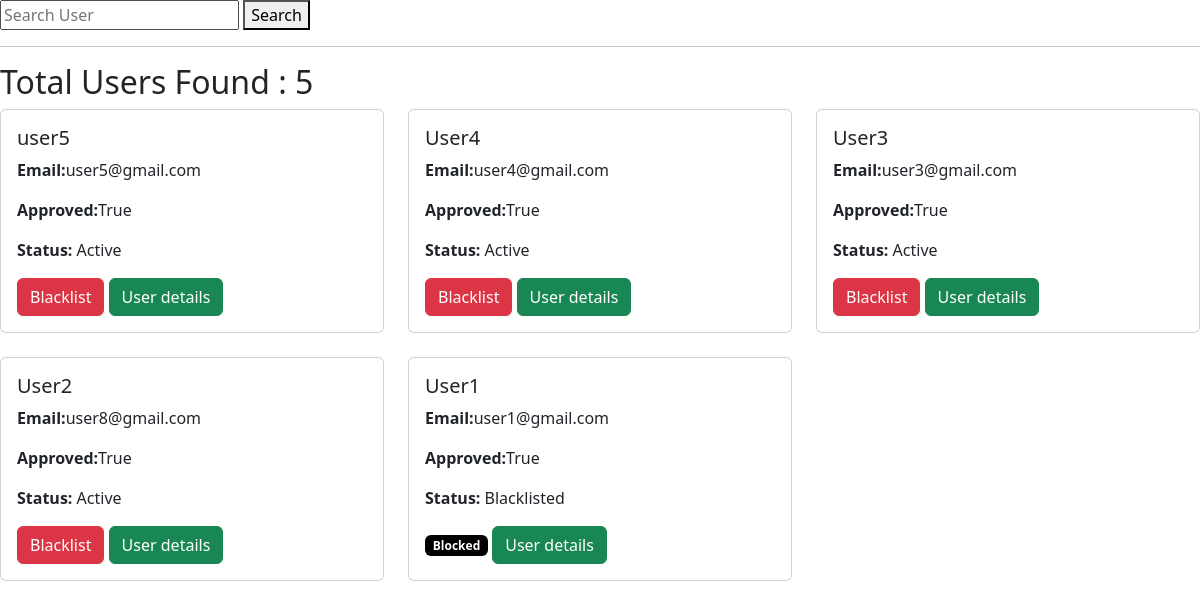
/all_users (signed in), run on an earlier commit of the app's database.
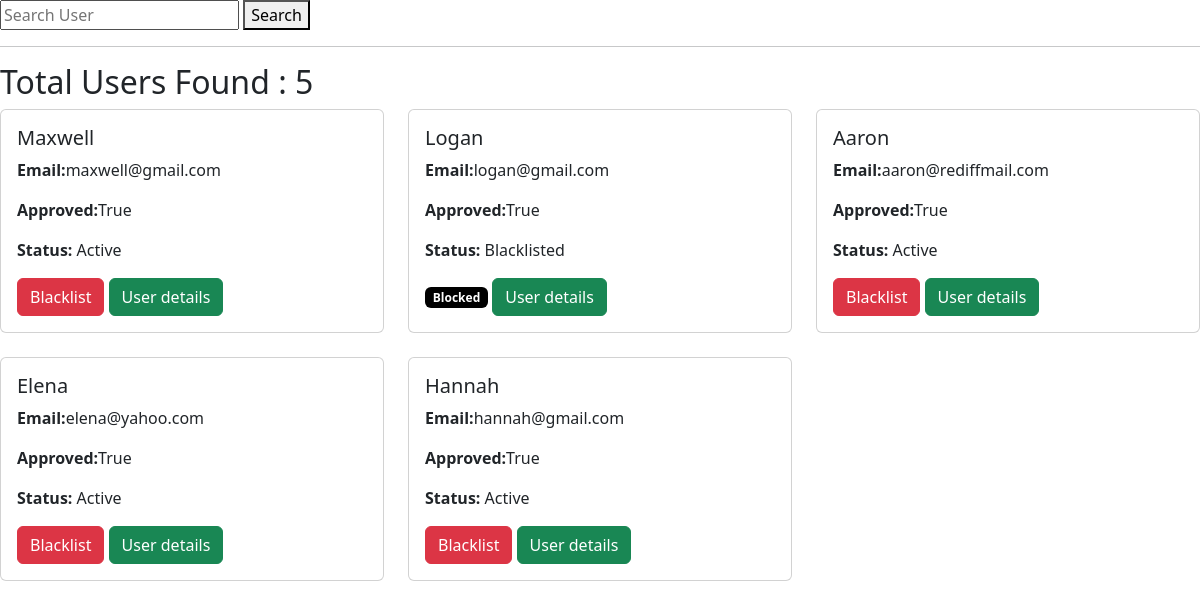
And on a later commit of the database.
### models.py (models this page shows)
class User(db.Model):
    id = db.Column(db.Integer, primary_key=True)
    name = db.Column(db.String(100) , nullable=False)
    email = db.Column(db.String(100), unique=True ,nullable=False)
    password = db.Column(db.String(100) ,nullable=False)
    role = db.Column(db.String(20))
    approved = db.Column(db.Boolean, default=False)
    blacklisted = db.Column(db.Boolean, default=False)
    bookings = db.relationship(
        'Booking',
        backref='user',
        lazy=True
    )

### app.py (the view)
@app.route('/all_users')
def all_users():
    if 'user_id' not in session:
        return redirect('/login')
    if session['role'] != 'admin':
        return "Access Denied"
    search = request.args.get('search', '')
    if search:
        user_list = User.query.filter(User.role == 'user',User.name.ilike(f'%{search}%')).all()
    else:
        user_list = User.query.filter_by(role='user').order_by(User.id.desc()).all()
    return render_template('all_users.html',user_list=user_list)

### templates/all_users.html (shortened to what this page needs)
<!DOCTYPE html>
<html lang="en">
<head>
    <link href="https://cdn.jsdelivr.net/npm/bootstrap@5.3.8/dist/css/bootstrap.min.css" rel="stylesheet">
</head>
<body>
    <form method="GET">
    <input type="text"
           name="search"
           placeholder="Search User">
    <button type="submit">
        Search
    </button>
</form>
<hr>
<h2>Total Users Found : {{ user_list|length }}</h2>
<div class="row row-cols-3 g-4">
{% if user_list %}
    {% for user in user_list %}
    <div class="col">
        <div class="card h-100">
            <div class="card-body">
                <h5 class="card-title">{{ user.name }}</h5>
                <p class="card-text"><strong>Email:</strong>{{ user.email }}</p>
                <p class="card-text"><strong>Approved:</strong>{{ user.approved }}</p>
                <p class="card-text"><strong>Status:</strong>
                    {% if user.blacklisted %}
                        Blacklisted
                    {% else %}
                        Active
                    {% endif %}
                </p>
                {% if not user.blacklisted %}
                    <a href="/blacklist_user/{{ user.id }}" class="btn btn-danger">Blacklist</a>
                {% else %}
                    <span class="badge bg-black">Blocked</span>
                 {% endif %}
                    <a href="/user_details/{{ user.id }}" class="btn btn-success">User details</a>
            </div>
        </div>
    </div>
    {% endfor %}
{% else %}
    <h3>No Users Found</h3>
{% endif %}
</div>
</body>
</html>

What changed in the data, as far as the page shows it:
no longer on this page (row edited): User: name "User2", email "user8@gmail.com", approved "True", blacklisted "Active"
no longer on this page (row edited): User: name "User1", email "user1@gmail.com", approved "True", blacklisted "Blacklisted"
now on this page (row edited): User: name "Maxwell", email "maxwell@gmail.com", approved "True", blacklisted "Active"
now on this page (row edited): User: name "Logan", email "logan@gmail.com", approved "True", blacklisted "Blacklisted"
changed User: name "user5" → "Aaron"; email "user5@gmail.com" → "aaron@rediffmail.com"
changed User: name "User4" → "Elena"; email "user4@gmail.com" → "elena@yahoo.com"
changed User: name "User3" → "Hannah"; email "user3@gmail.com" → "hannah@gmail.com"
